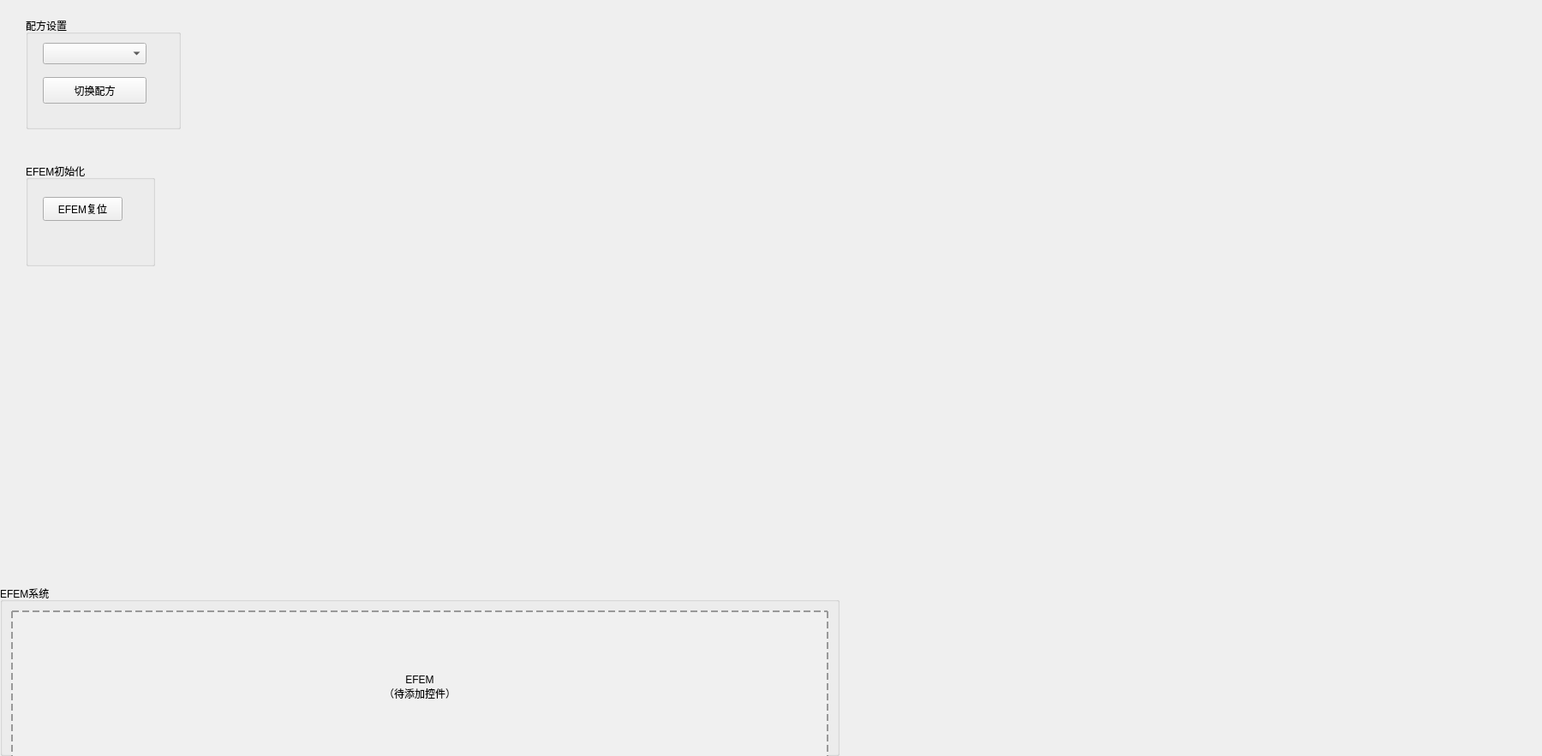
<?xml version="1.0" encoding="UTF-8"?>
<ui version="4.0">
 <class>FortrendStationStatusVTMWidget</class>
 <widget class="QWidget" name="FortrendStationStatusVTMWidget">
  <property name="geometry">
   <rect>
    <x>0</x>
    <y>0</y>
    <width>1800</width>
    <height>883</height>
   </rect>
  </property>
  <property name="minimumSize">
   <size>
    <width>1800</width>
    <height>0</height>
   </size>
  </property>
  <property name="maximumSize">
   <size>
    <width>1985</width>
    <height>1985</height>
   </size>
  </property>
  <property name="windowTitle">
   <string>VTM设备监控系统</string>
  </property>
  <property name="styleSheet">
   <string notr="true"/>
  </property>
  <layout class="QVBoxLayout" name="mainVerticalLayout">
   <property name="spacing">
    <number>5</number>
   </property>
   <property name="leftMargin">
    <number>0</number>
   </property>
   <property name="topMargin">
    <number>0</number>
   </property>
   <property name="rightMargin">
    <number>0</number>
   </property>
   <property name="bottomMargin">
    <number>0</number>
   </property>
   <item>
    <widget class="QWidget" name="processAreaContainer" native="true">
     <property name="minimumSize">
      <size>
       <width>1985</width>
       <height>678</height>
      </size>
     </property>
     <property name="maximumSize">
      <size>
       <width>16777215</width>
       <height>16777215</height>
      </size>
     </property>
     <widget class="TM" name="tm_widget" native="true">
      <property name="geometry">
       <rect>
        <x>400</x>
        <y>310</y>
        <width>291</width>
        <height>281</height>
       </rect>
      </property>
      <widget class="vtmrobot" name="robot_widget" native="true">
       <property name="geometry">
        <rect>
         <x>40</x>
         <y>40</y>
         <width>221</width>
         <height>201</height>
        </rect>
       </property>
      </widget>
     </widget>
     <widget class="PMGDTWidget" name="pm2_widget" native="true">
      <property name="geometry">
       <rect>
        <x>290</x>
        <y>150</y>
        <width>251</width>
        <height>261</height>
       </rect>
      </property>
     </widget>
     <widget class="PMGDTWidget" name="pm1_widget" native="true">
      <property name="geometry">
       <rect>
        <x>200</x>
        <y>320</y>
        <width>221</width>
        <height>231</height>
       </rect>
      </property>
     </widget>
     <widget class="PMGDTWidget" name="pm3_widget" native="true">
      <property name="geometry">
       <rect>
        <x>570</x>
        <y>160</y>
        <width>251</width>
        <height>261</height>
       </rect>
      </property>
     </widget>
     <widget class="PMGDTWidget" name="pm4_widget" native="true">
      <property name="geometry">
       <rect>
        <x>610</x>
        <y>320</y>
        <width>221</width>
        <height>231</height>
       </rect>
      </property>
     </widget>
     <widget class="LoadLockA" name="loadlockA_widget" native="true">
      <property name="geometry">
       <rect>
        <x>310</x>
        <y>460</y>
        <width>201</width>
        <height>201</height>
       </rect>
      </property>
     </widget>
     <widget class="LoadLockB" name="loadlockB_widget" native="true">
      <property name="geometry">
       <rect>
        <x>560</x>
        <y>470</y>
        <width>201</width>
        <height>201</height>
       </rect>
      </property>
     </widget>
     <widget class="QWidget" name="gridLayoutWidget">
      <property name="geometry">
       <rect>
        <x>10</x>
        <y>510</y>
        <width>121</width>
        <height>160</height>
       </rect>
      </property>
      <layout class="QGridLayout" name="gridLayoutA"/>
     </widget>
     <widget class="QWidget" name="gridLayoutWidget_2">
      <property name="geometry">
       <rect>
        <x>980</x>
        <y>530</y>
        <width>141</width>
        <height>140</height>
       </rect>
      </property>
      <layout class="QGridLayout" name="gridLayoutB"/>
     </widget>
     <widget class="QGroupBox" name="groupBox">
      <property name="geometry">
       <rect>
        <x>30</x>
        <y>20</y>
        <width>181</width>
        <height>131</height>
       </rect>
      </property>
      <property name="title">
       <string>配方设置</string>
      </property>
      <widget class="QComboBox" name="recipe_box">
       <property name="geometry">
        <rect>
         <x>20</x>
         <y>30</y>
         <width>121</width>
         <height>25</height>
        </rect>
       </property>
       <property name="minimumSize">
        <size>
         <width>0</width>
         <height>25</height>
        </size>
       </property>
      </widget>
      <widget class="QPushButton" name="recipe_btn">
       <property name="geometry">
        <rect>
         <x>20</x>
         <y>70</y>
         <width>121</width>
         <height>31</height>
        </rect>
       </property>
       <property name="text">
        <string>切换配方</string>
       </property>
      </widget>
     </widget>
     <widget class="QGroupBox" name="groupBox_2">
      <property name="geometry">
       <rect>
        <x>30</x>
        <y>190</y>
        <width>151</width>
        <height>121</height>
       </rect>
      </property>
      <property name="title">
       <string>EFEM初始化</string>
      </property>
      <widget class="QPushButton" name="reset_all_btn">
       <property name="geometry">
        <rect>
         <x>20</x>
         <y>40</y>
         <width>93</width>
         <height>28</height>
        </rect>
       </property>
       <property name="text">
        <string>EFEM复位</string>
       </property>
      </widget>
     </widget>
     <widget class="QStackedWidget" name="stackedWidget">
      <property name="geometry">
       <rect>
        <x>1180</x>
        <y>10</y>
        <width>671</width>
        <height>660</height>
       </rect>
      </property>
      <property name="currentIndex">
       <number>1</number>
      </property>
      <widget class="QWidget" name="page"/>
      <widget class="QWidget" name="page_2"/>
     </widget>
     <widget class="QStackedWidget" name="center_layout">
      <property name="geometry">
       <rect>
        <x>830</x>
        <y>20</y>
        <width>351</width>
        <height>271</height>
       </rect>
      </property>
      <widget class="QWidget" name="page_3"/>
      <widget class="QWidget" name="page_4"/>
     </widget>
    </widget>
   </item>
   <item>
    <widget class="QGroupBox" name="efemAreaGroupBox">
     <property name="minimumSize">
      <size>
       <width>0</width>
       <height>200</height>
      </size>
     </property>
     <property name="maximumSize">
      <size>
       <width>980</width>
       <height>250</height>
      </size>
     </property>
     <property name="title">
      <string>EFEM系统</string>
     </property>
     <layout class="QHBoxLayout" name="efemHorizontalLayout">
      <property name="spacing">
       <number>10</number>
      </property>
      <property name="leftMargin">
       <number>10</number>
      </property>
      <property name="topMargin">
       <number>10</number>
      </property>
      <property name="rightMargin">
       <number>10</number>
      </property>
      <property name="bottomMargin">
       <number>10</number>
      </property>
      <item>
       <widget class="QLabel" name="efemRobotPlaceholder">
        <property name="minimumSize">
         <size>
          <width>300</width>
          <height>180</height>
         </size>
        </property>
        <property name="styleSheet">
         <string notr="true">border: 2px dashed #999; background-color: #f0f0f0;</string>
        </property>
        <property name="text">
         <string>EFEM
（待添加控件）</string>
        </property>
        <property name="alignment">
         <set>Qt::AlignCenter</set>
        </property>
       </widget>
      </item>
     </layout>
    </widget>
   </item>
  </layout>
 </widget>
 <customwidgets>
  <customwidget>
   <class>TM</class>
   <extends>QWidget</extends>
   <header location="global">tm.h</header>
   <container>1</container>
  </customwidget>
  <customwidget>
   <class>vtmrobot</class>
   <extends>QWidget</extends>
   <header location="global">vtmrobot.h</header>
   <container>1</container>
  </customwidget>
  <customwidget>
   <class>PMGDTWidget</class>
   <extends>QWidget</extends>
   <header location="global">gdt_pmwidget.h</header>
   <container>1</container>
  </customwidget>
  <customwidget>
   <class>LoadLockA</class>
   <extends>QWidget</extends>
   <header location="global">loadlockA.h</header>
   <container>1</container>
  </customwidget>
  <customwidget>
   <class>LoadLockB</class>
   <extends>QWidget</extends>
   <header location="global">loadlockB.h</header>
   <container>1</container>
  </customwidget>
 </customwidgets>
 <resources/>
 <connections/>
</ui>
